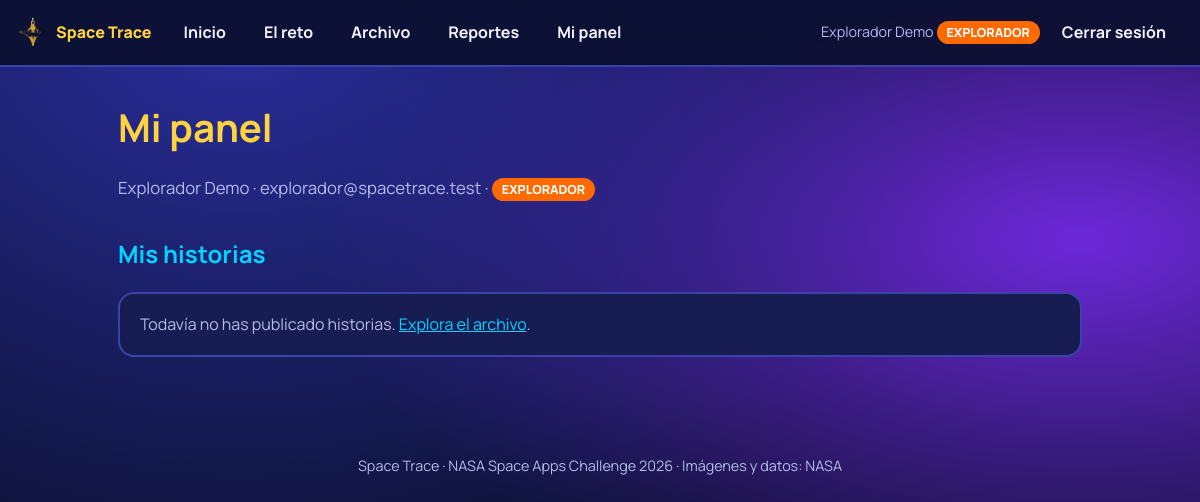
Page /panel (signed in) on the committed database.
### tables this page shows
CREATE TABLE users (
    id            INTEGER PRIMARY KEY AUTOINCREMENT,
    nombre        TEXT NOT NULL,
    email         TEXT NOT NULL UNIQUE,
    password_hash TEXT NOT NULL,
    rol           TEXT NOT NULL DEFAULT 'EXPLORADOR'
                  CHECK (rol IN ('ADMIN', 'EXPLORADOR')),
    activo        INTEGER NOT NULL DEFAULT 1,
    creado        TEXT NOT NULL
);

### spacetrace/equipos.py (the view)
@bp.get("/panel")
@login_required
def panel():
    db = get_db()
    mias = db.execute(
        "SELECT h.*, e.nombre AS equipo FROM historias h "
        "JOIN equipos e ON e.id = h.equipo_id WHERE h.user_id = ? "
        "ORDER BY h.creado DESC, h.id DESC", (g.user["id"],)).fetchall()
    stats = None
    if g.user["rol"] == "ADMIN":
        stats = {
            "equipos": db.execute("SELECT COUNT(*) FROM equipos").fetchone()[0],
            "historias": db.execute("SELECT COUNT(*) FROM historias").fetchone()[0],
            "usuarios": db.execute("SELECT COUNT(*) FROM users").fetchone()[0],
        }
    return render_template("archivo/panel.html", historias=mias, stats=stats)

### spacetrace/auth.py (called while the page is built)
def csrf_token():
    if "_csrf" not in session:
        session["_csrf"] = secrets.token_hex(16)
    return session["_csrf"]

def verificar_csrf():
    if not current_app.config.get("CSRF_ENABLED", True):
        return
    if request.method in ("POST", "PUT", "PATCH", "DELETE"):
        enviado = request.form.get("csrf_token", "")
        esperado = session.get("_csrf", "")
        if not esperado or not secrets.compare_digest(enviado, esperado):
            abort(400, "Token CSRF inválido. Recarga la página e inténtalo de nuevo.")

def cargar_usuario():
    user_id = session.get("user_id")
    g.user = None
    if user_id is not None:
        user = get_db().execute(
            "SELECT id, nombre, email, rol, activo FROM users WHERE id = ?", (user_id,)
        ).fetchone()
        if user and user["activo"]:
            g.user = user
        else:
            session.pop("user_id", None)

def login_required(view):
    @functools.wraps(view)
    def wrapped(**kwargs):
        if g.user is None:
            flash("Inicia sesión para continuar.", "info")
            return redirect(url_for("auth.login", next=request.path))
        return view(**kwargs)
    return wrapped

### spacetrace/db.py (called while the page is built)
def get_db():
    if "db" not in g:
        g.db = sqlite3.connect(current_app.config["DATABASE"])
        g.db.row_factory = sqlite3.Row
        g.db.execute("PRAGMA foreign_keys = ON")
    return g.db

### spacetrace/templates/archivo/panel.html (shortened to what this page needs)
{% extends "base.html" %}
{% block contenido %}
<h1>Mi panel</h1>
<p class="lead">{{ usuario['nombre'] }} · {{ usuario['email'] }} · <span class="badge {{ 'admin' if usuario['rol']=='ADMIN' }}">{{ usuario['rol'] }}</span></p>
<h2>Mis historias</h2>
{% for h in historias %}
<article class="card"><h3 style="margin-top:0">{{ h['titulo'] }}</h3><p class="muted">Sobre: {{ h['equipo'] }}</p><p>{{ h['texto'] }}</p>
<div class="row"><a class="btn sm sec" href="{{ url_for('equipos.editar_historia', historia_id=h['id']) }}">Editar</a>
<form class="inline" method="post" action="{{ url_for('equipos.eliminar_historia', historia_id=h['id']) }}">
<input type="hidden" name="csrf_token" value="{{ csrf_token() }}"><input type="hidden" name="volver" value="panel">
<button class="btn sm danger" type="submit">Eliminar</button></form></div></article>
{% else %}<div class="card muted">Todavía no has publicado historias. <a href="{{ url_for('equipos.lista') }}">Explora el archivo</a>.</div>{% endfor %}
{% endblock %}

### spacetrace/templates/base.html (shortened to what this page needs)
<!DOCTYPE html>
<html lang="es">
<head>
  <link rel="stylesheet" href="{{ url_for('static', filename='css/modulos.css') }}?v=1">
</head>
<body class="mod">
<nav class="mod-nav" aria-label="Navegación principal">
  <a class="brand" href="{{ url_for('home') }}"><img src="{{ url_for('static', filename='img/Logo/Logo.png') }}" alt="">Space Trace</a>
  <a class="l" href="{{ url_for('home') }}">Inicio</a>
  <a class="l" href="{{ url_for('reto') }}">El reto</a>
  <a class="l" href="{{ url_for('equipos.lista') }}">Archivo</a>
  {% if usuario %}<a class="l" href="{{ url_for('reportes.lista') }}">Reportes</a><a class="l" href="{{ url_for('equipos.panel') }}">Mi panel</a>{% endif %}
  {% if usuario %}
    <span class="who">{{ usuario['nombre'] }} <span class="badge {{ 'admin' if usuario['rol'] == 'ADMIN' }}">{{ usuario['rol'] }}</span></span>
    <form class="inline" method="post" action="{{ url_for('auth.logout') }}">
      <button class="l" type="submit">Cerrar sesión</button>
    </form>
  {% else %}
    <a class="l" href="{{ url_for('auth.login') }}">Iniciar sesión</a>
    <a class="btn sm" href="{{ url_for('auth.registro') }}">Registrarse</a>
  {% endif %}
</nav>
<main class="mod-main">
  {% block contenido %}{% endblock %}
</main>
<footer class="mod-foot">Space Trace · NASA Space Apps Challenge 2026 · Imágenes y datos: NASA</footer>
</body>
</html>

### static/css/modulos.css (style rules this page uses)
:root { --m-bg:#0b1030;--m-bg2:#141a4a;--m-card:#171d52;--m-line:#3a44a8;--m-fg:#f3f4ff;--m-muted:#b4bbea; --m-a:#ffd23f;--m-b:#ff6a00;--m-c:#00d4ff;--m-ok:#2ee59d;--m-err:#ff5d73 }
* { box-sizing:border-box }
body.mod { margin:0;font-family:"Manrope","Segoe UI",system-ui,sans-serif;color:var(--m-fg); background:radial-gradient(ellipse at 20% 0%,#2b2fa0 0%,transparent 55%),radial-gradient(ellipse at 90% 30%,#6d28d9 0%,transparent 50%),var(--m-bg); min-height:100vh;line-height:1.55 }
.mod a { color:var(--m-c) }
.mod-nav { position:sticky;top:0;z-index:20;display:flex;flex-wrap:wrap;gap:6px;align-items:center; padding:10px 18px;background:rgba(11,16,48,.92);backdrop-filter:blur(8px);border-bottom:2px solid var(--m-line) }
.mod-nav .brand { display:flex;align-items:center;gap:8px;font-weight:800;color:var(--m-a);text-decoration:none;margin-right:10px }
.mod-nav .brand img { width:30px;height:30px;border-radius:8px }
.mod-nav a.l,.mod-nav button.l { color:var(--m-fg);text-decoration:none;font-weight:700;padding:8px 14px;border-radius:999px; border:2px solid transparent;background:none;font:inherit;font-weight:700;cursor:pointer }
.mod-nav .who { color:var(--m-muted);font-size:.9rem }
.badge { display:inline-block;padding:2px 10px;border-radius:999px;font-size:.78rem;font-weight:800;background:var(--m-b);color:#fff }
main.mod-main { max-width:1000px;margin:0 auto;padding:24px 18px 60px }
h1 { font-size:clamp(1.7rem,4vw,2.4rem);margin:.2em 0 .3em;color:var(--m-a) }
h2 { color:var(--m-c);margin-top:1.4em }
.lead { color:var(--m-muted);font-size:1.05rem }
.card { background:var(--m-card);border:2px solid var(--m-line);border-radius:16px;padding:18px 20px;margin:14px 0 }
.muted { color:var(--m-muted) }
.inline { display:inline }
footer.mod-foot { text-align:center;color:var(--m-muted);padding:24px;font-size:.9rem }

### rows in the picture
users: nombre "Explorador Demo", rol "EXPLORADOR", email "explorador@spacetrace.test"
